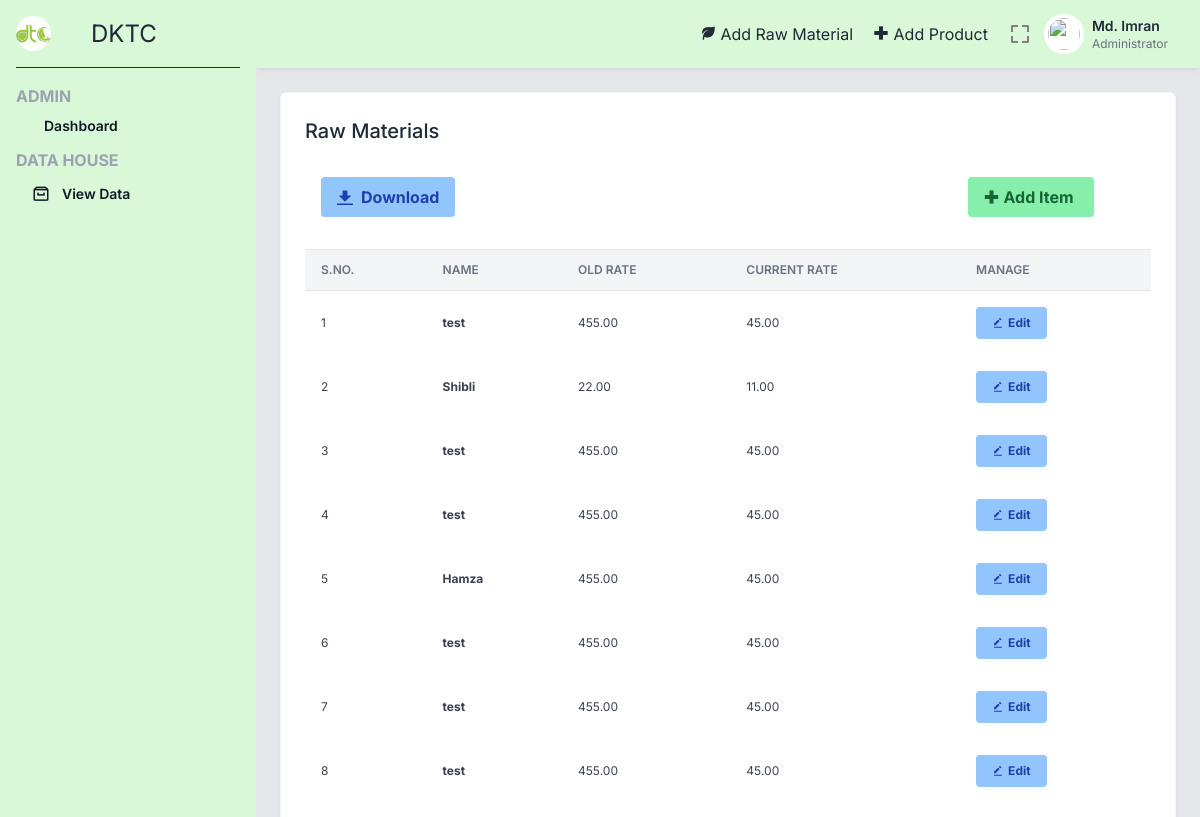
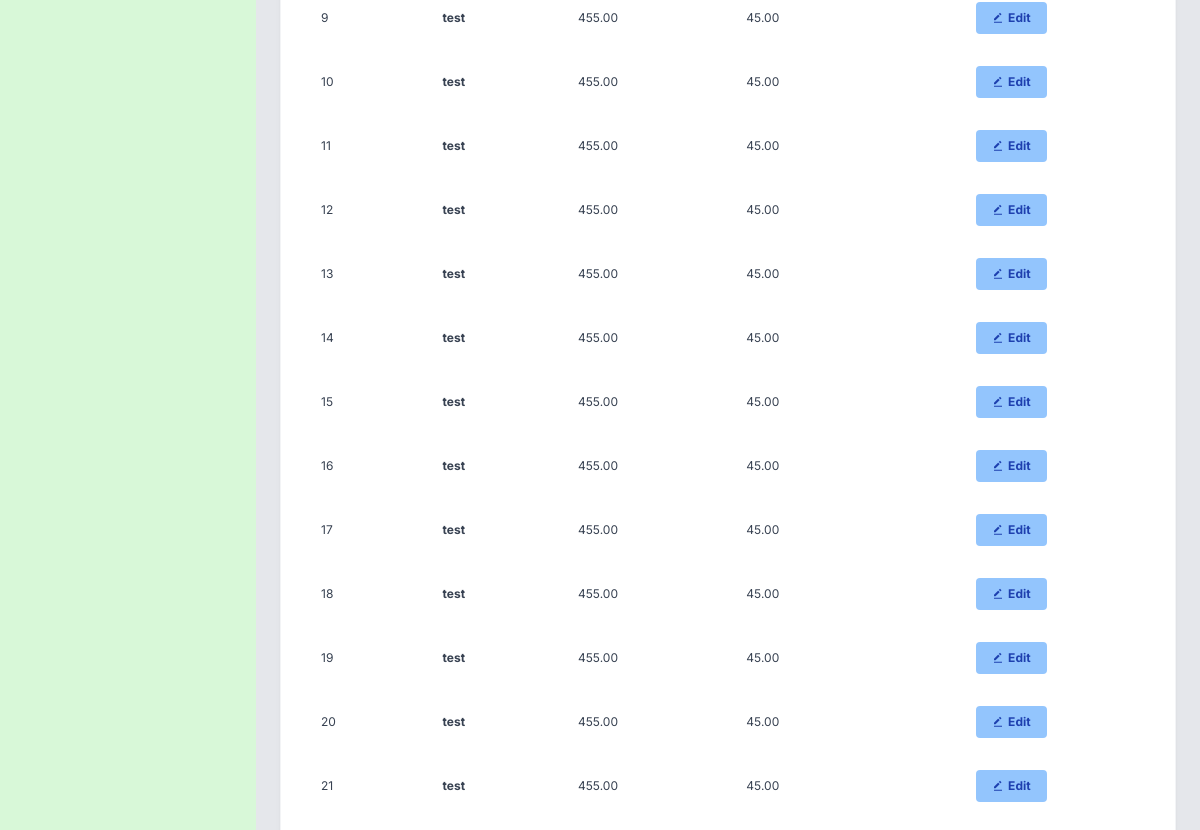
The app's page /rawMaterial.php (signed in), older data (2 pictures, top to bottom).
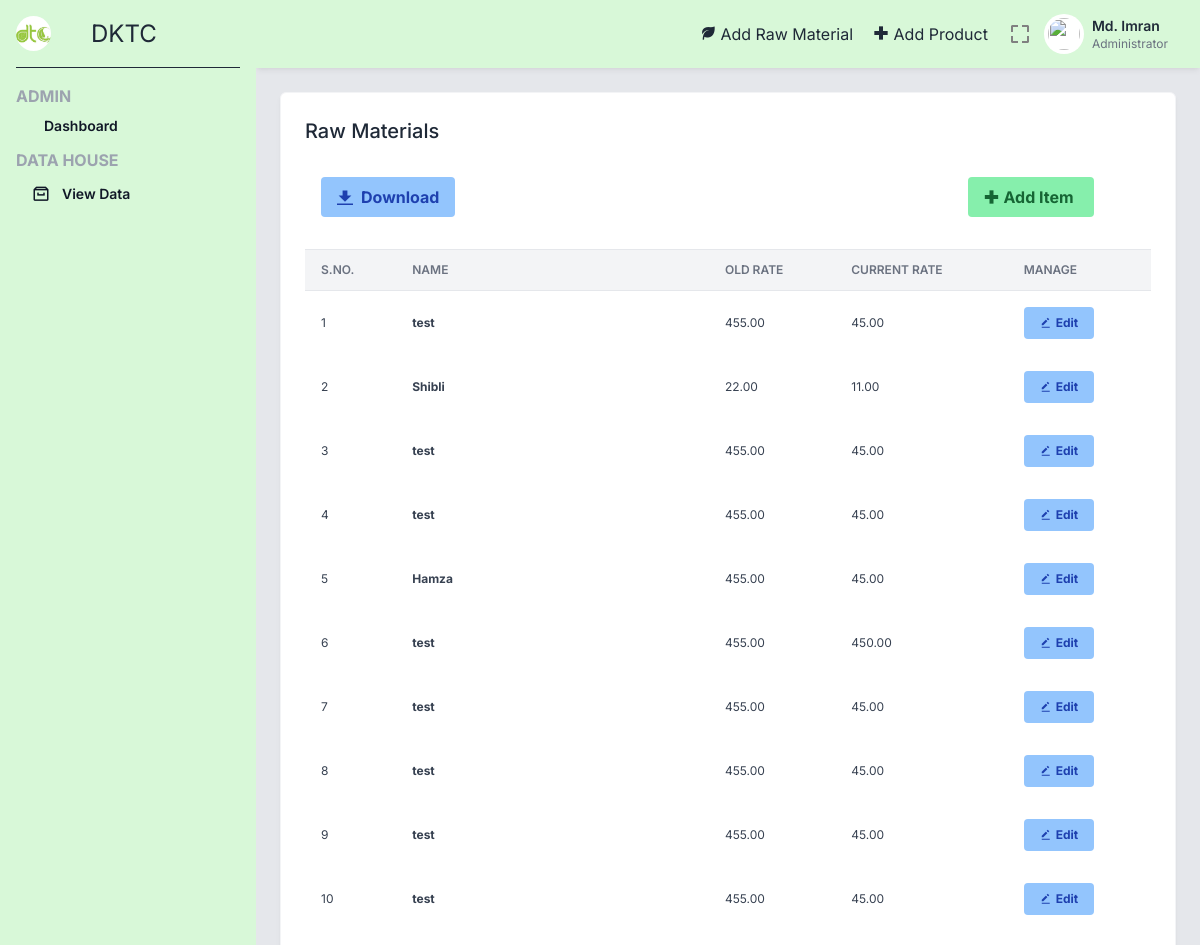
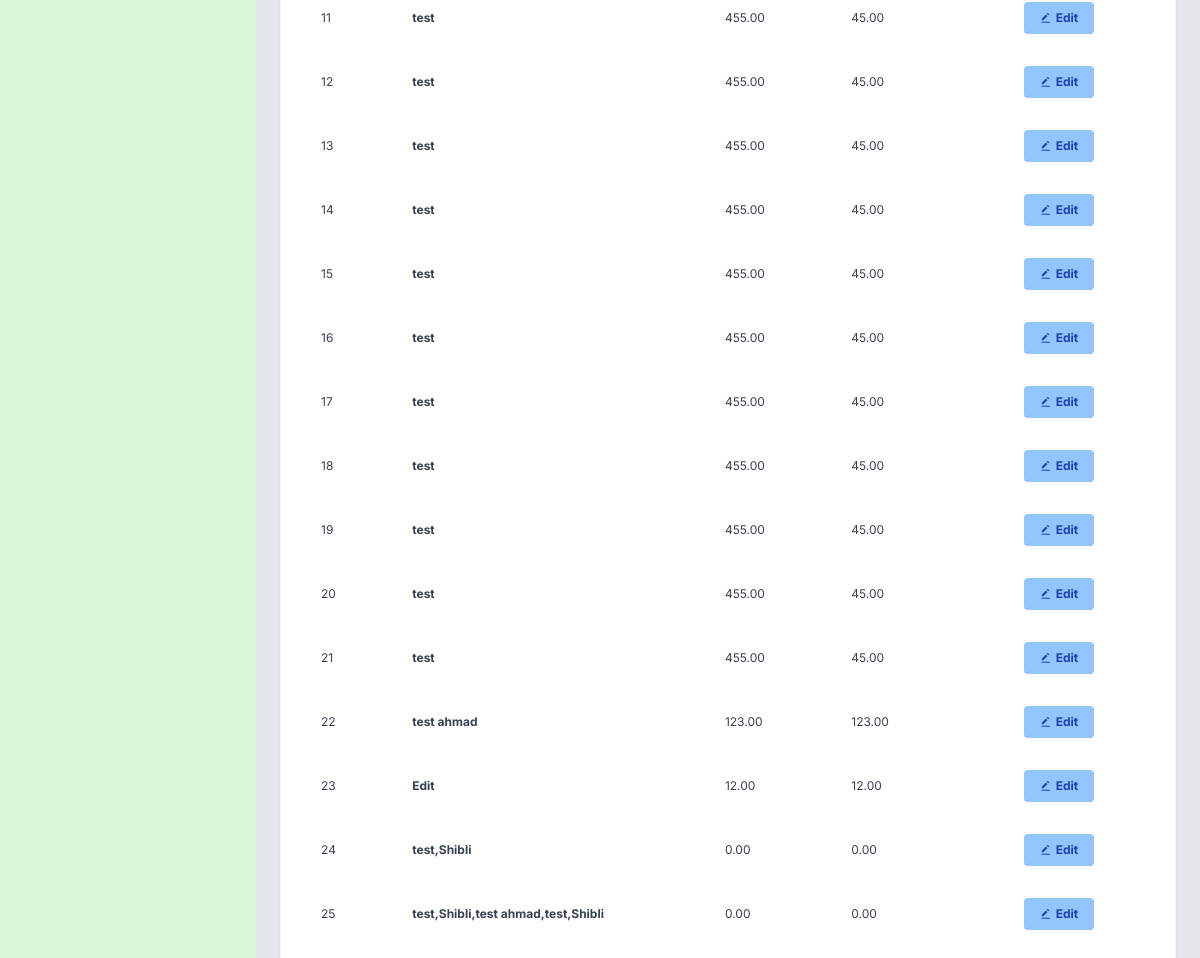
The same page, newer data (2 pictures, top to bottom).
### tables this page shows
CREATE TABLE `raw_material` (
  `_id` int(3) NOT NULL,
  `name` varchar(100) NOT NULL,
  `old_rate` float(8,2) NOT NULL,
  `final_rate` float(8,2) NOT NULL
);

### rawMaterial.php (the view, shortened to what the changed rows need)
<?php include 'includes/_topbar.php' ?>
<div class="p-6">
    <div class="grid grid-cols-1 lg:grid-cols-3 gap-6 mb-6">
        <div class="bg-white border border-gray-100 shadow-md shadow-black/5 p-6 rounded-md lg:col-span-3">
            <div class="flex justify-between mb-4 items-start">
                <div class="font-medium">
                    <h2 class="text-xl">
                        Raw Materials
                    </h2>
                </div>
            </div>
            <div>
                <table class="items-center w-full bg-transparent border-collapse">
                    <thead>
                        <tr>
                            <th class="px-4 bg-gray-100 dark:bg-gray-600 text-gray-500 dark:text-gray-100 align-middle border border-solid border-gray-200 dark:border-gray-500 py-3 text-xs uppercase border-l-0 border-r-0 whitespace-nowrap font-semibold text-left">S.No.</th>
                            <th class="px-4 bg-gray-100 dark:bg-gray-600 text-gray-500 dark:text-gray-100 align-middle border border-solid border-gray-200 dark:border-gray-500 py-3 text-xs uppercase border-l-0 border-r-0 whitespace-nowrap font-semibold text-left">Name</th>
                            <th class="px-4 bg-gray-100 dark:bg-gray-600 text-gray-500 dark:text-gray-100 align-middle border border-solid border-gray-200 dark:border-gray-500 py-3 text-xs uppercase border-l-0 border-r-0 whitespace-nowrap font-semibold text-left min-w-140-px">Old Rate</th>
                            <th class="px-4 bg-gray-100 dark:bg-gray-600 text-gray-500 dark:text-gray-100 align-middle border border-solid border-gray-200 dark:border-gray-500 py-3 text-xs uppercase border-l-0 border-r-0 whitespace-nowrap font-semibold text-left min-w-140-px">Current Rate</th>
                            <th class="px-4 bg-gray-100 dark:bg-gray-600 text-gray-500 dark:text-gray-100 align-middle border border-solid border-gray-200 dark:border-gray-500 py-3 text-xs uppercase border-l-0 border-r-0 whitespace-nowrap font-semibold text-left min-w-140-px">Manage</th>
                        </tr>
                    </thead>
                    <tbody>
                        <?php
                        $sql = "SELECT * FROM `raw_material`";
                        $result = mysqli_query($conn, $sql);
                        $sno = 0;
                        while ($row = mysqli_fetch_assoc($result)) {
                            $idRM = $row['_id'];
                            $sno += 1;
                            echo "<tr class='text-gray-700 dark:text-gray-100'>
                                <td class='border-t-0 px-4 align-middle border-l-0 border-r-0 text-xs whitespace-nowrap p-4'>" . $sno . "</td>
                                <th class='border-t-0 px-4 align-middle border-l-0 border-r-0 text-xs whitespace-nowrap p-4 text-left'>" . $row['name'] . "</th>
                                <td class='border-t-0 px-4 align-middle border-l-0 border-r-0 text-xs whitespace-nowrap p-4'>
                                    " . $row['old_rate'] . "
                                </td>
                                <td class='border-t-0 px-4 align-middle border-l-0 border-r-0 text-xs whitespace-nowrap p-4'>
                                    " . $row['final_rate'] . "
                                </td>
                                <td class='border-t-0 px-4 align-middle border-l-0 border-r-0 text-xs whitespace-nowrap p-4'>
                                    <a href='editRM.php?id=" . $idRM . "'>
                                        <button id=" . $row['_id'] . " class='edit bg-blue-300 hover:bg-blue-400 text-blue-800 font-bold py-2 px-4 rounded inline-flex items-center'>
                                            <i class='bx bxs-edit-alt'></i>
                                            <span class='ml-1'>Edit</span>
                                        </button>
                                    </a>
                                </td>
                            </tr>";
                        }
                        ?>
                    </tbody>
                </table>
            </div>
        </div>
    </div>
</div>
<?php include 'includes/_bottombar.php' ?>

Row changes from the older to the newer data that the page shows:
changed raw_material (number 6 of 25 on the later page): final_rate "45.00" → "450.00"
added raw_material: name "test ahmad", old_rate "123.00", final_rate "123.00"
added raw_material: name "Edit", old_rate "12.00", final_rate "12.00"
added raw_material: name "test,Shibli", old_rate "0.00", final_rate "0.00"
added raw_material: name "test,Shibli,test ahmad,test,Shibli", old_rate "0.00", final_rate "0.00"
